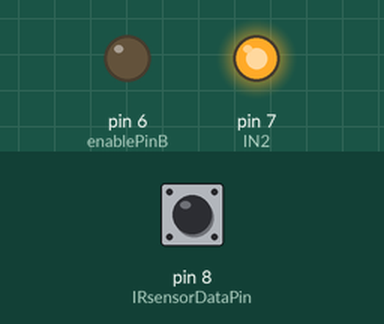
A sketch run on a simulated Arduino Uno, built with avr-gcc and run on an emulated ATmega328P. Parts: output pins drawn as LEDs (lit = HIGH). The inputs (shaded band) are chosen by the test bench; at power-on: pin 8 (IRsensorDataPin) HIGH. What the sketch prints to the serial monitor is not drawn.

Above: at 1.2 s.
1.3 s: pin 8 (IRsensorDataPin) driven LOW
At 2.5 s:
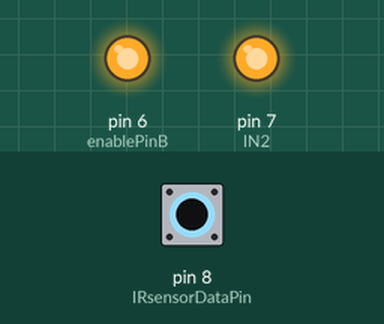
2.9 s: pin 8 (IRsensorDataPin) pulsed HIGH 5 times (0.12 s each, 0.3 s apart)
At 3.57 s:
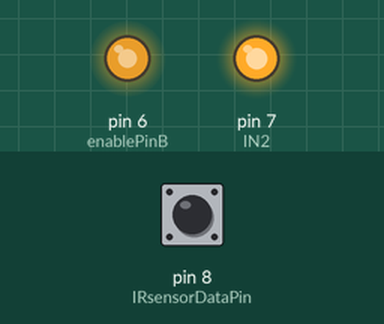
At 4.6 s:
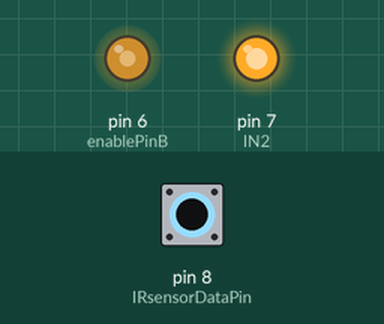
Timing chart, 0 to 6.1 s (numbered marks = the images above; inputs shaded):
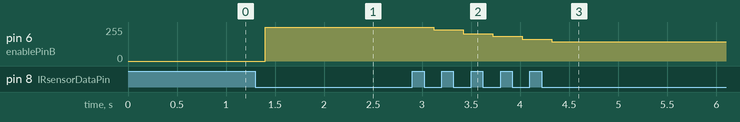

Measured:
- after the input at 1.3 s, pin 6 (enablePinB): 0/255 → 255/255 after 0.10 s
- after the input at 2.9 s, pin 6 (enablePinB): moves from 255/255 to 145/255 over 1.2 s, starting after 0.22 s

The sketch:

pwm_signal_ir_sensor.ino
```cpp
#include <ezButton.h>
int IRsensorDataPin = 8;
ezButton button(IRsensorDataPin);
int enablePinB = 6;
int IN2 = 7;


void setup() {
  Serial.begin(9600);
  button.setDebounceTime(100);
  button.setCountMode(COUNT_FALLING);
  pinMode(IN2,OUTPUT);
  digitalWrite(IN2, HIGH);
  }

void loop() {
  button.loop();
  unsigned long countThroughIRsensor = button.getCount();

  if(countThroughIRsensor ==1){
    analogWrite(enablePinB, 255);
    }
 if(countThroughIRsensor == 2){
  analogWrite(enablePinB, 235);
  }
 if(countThroughIRsensor ==3){
  analogWrite(enablePinB, 205);
  }
 if(countThroughIRsensor == 4){
  analogWrite(enablePinB, 185);
  }
 if(countThroughIRsensor ==5){
  analogWrite(enablePinB, 165);
  }
 if(countThroughIRsensor == 6){
  analogWrite(enablePinB,145);
  }
 if(countThroughIRsensor == 7){
    button.resetCount();
    analogWrite(enablePinB, 0);
  }
    Serial.println(countThroughIRsensor);}
```
